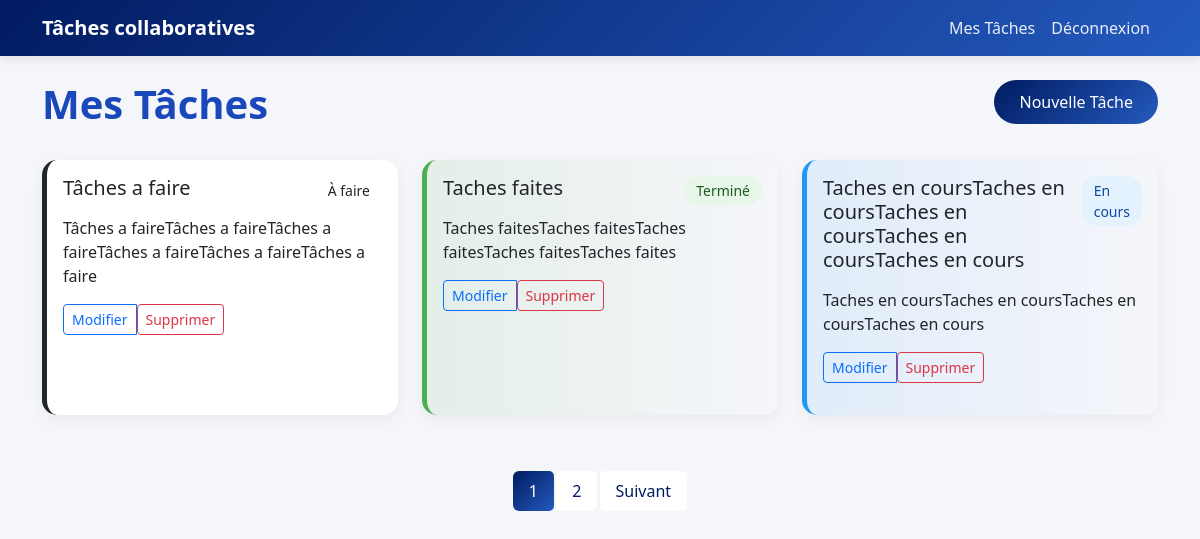
Page /index.php?page=tasks (signed in) on the committed database.
### tables this page shows
CREATE TABLE `tasks` (
  `id` int(11) NOT NULL,
  `title` varchar(255) NOT NULL,
  `description` text DEFAULT NULL,
  `status` enum('À faire','En cours','Terminé') DEFAULT 'À faire',
  `user_id` int(11) NOT NULL,
  `created_at` datetime DEFAULT current_timestamp()
);

### controllers/TaskController.php (called while the page is built, shortened)
<?php
class TaskController
{
    private $task;
    public function __construct()
    {
        $database = new Database();
        $this->db = $database->getConnection();
        $this->task = new Task($this->db);
    }
    public function index()
    {
        $page = isset($_GET['p']) ? (int)$_GET['p'] : 1;
        $result = $this->task->getAllByUser($_SESSION['user_id'], $page);
        require_once '../views/main.php';
        exit;
    }
}

### config/Database.php (called while the page is built, shortened)
<?php
class Database
{
    private $host = "localhost";
    private $port = "8111";
    private $db_name = "taches_collaboratives";
    private $username = "root";
    private $password = "";
    public function getConnection()
    {
        $this->conn = null;
        try {
            $this->conn = new PDO(
                "mysql:host=" . $this->host . ";port=" . $this->port . ";dbname=" . $this->db_name,
                $this->username,
                $this->password
            );
            $this->conn->exec("set names utf8");
            $this->conn->setAttribute(PDO::ATTR_ERRMODE, PDO::ERRMODE_EXCEPTION);
        } catch (PDOException $e) {
            echo "Erreur de connexion : " . $e->getMessage();
        }
        return $this->conn;
    }
}

### models/Task.php (called while the page is built, shortened)
<?php
class Task
{
    private $conn;
    private $tasksPerPage = 3;
    public function __construct($db)
    {
        $this->conn = $db;
    }
    public function getAllByUser($userId, $page = 1)
    {
        $offset = ($page - 1) * $this->tasksPerPage;
        $query = "SELECT * FROM tasks WHERE user_id = :user_id ORDER BY created_at DESC LIMIT :limit OFFSET :offset";
        $getTaskByUserQuery = $this->conn->prepare($query);
        $getTaskByUserQuery->bindParam(":user_id", $userId);
        $getTaskByUserQuery->bindParam(":limit", $this->tasksPerPage, PDO::PARAM_INT);
        $getTaskByUserQuery->bindParam(":offset", $offset, PDO::PARAM_INT);
        $getTaskByUserQuery->execute();
        $countQuery = "SELECT COUNT(*) as total FROM tasks WHERE user_id = :user_id";
        $countStmt = $this->conn->prepare($countQuery);
        $countStmt->bindParam(":user_id", $userId);
        $countStmt->execute();
        $total = $countStmt->fetch(PDO::FETCH_ASSOC)['total'];
        return [
            'tasks' => $getTaskByUserQuery->fetchAll(PDO::FETCH_ASSOC),
            'total' => $total,
            'pages' => ceil($total / $this->tasksPerPage),
            'current_page' => $page
        ];
    }
}

### views/tasks/index.php (the view, shortened to what this page needs)
<div class="row mb-4">
    <div class="col">
        <h1 class="mainTitle">
            Mes Tâches
        </h1>
    </div>
    <div class="col text-end">
        <a href="index.php?page=create-task" class="btn btn-primary">
            Nouvelle Tâche
        </a>
    </div>
</div>
<div class="row">
    <?php if (empty($result['tasks'])): ?>
        <div class="col">
            <div class="alert alert-info">
                Vous n'avez pas encore de tâches.
            </div>
        </div>
    <?php else: ?>
        <?php foreach ($result['tasks'] as $task): ?>
            <div class="col-md-4 mb-4">
                <div class="card h-100 task-card task-status-<?= strtolower(str_replace(' ', '', $task['status'])) ?>">
                    <div class="card-body">
                        <div class="d-flex justify-content-between align-items-start mb-2">
                            <h5 class="card-title"><?= htmlspecialchars($task['title']) ?></h5>
                            <span class="status-badge status-<?= strtolower(str_replace(' ', '', $task['status'])) ?>">
                                <?= htmlspecialchars($task['status']) ?>
                            </span>
                        </div>
                        <p class="card-text"><?= htmlspecialchars($task['description']) ?></p>
                        <div class="mt-3">
                            <div class="btn-group">
                                <a href="index.php?page=edit-task&id=<?= $task['id'] ?>"
                                    class="btn btn-outline-primary btn-sm">
                                    Modifier
                                </a>
                                <form method="POST" action="index.php?page=delete-task" class="d-inline">
                                    <button type="submit"
                                        class="btn btn-outline-danger btn-sm"
                                        onclick="return confirm('Êtes-vous sûr ?')">
                                        Supprimer
                                    </button>
                                </form>
                            </div>
                        </div>
                    </div>
                </div>
            </div>
        <?php endforeach; ?>
    <?php endif; ?>
</div>
<?php if ($result['pages'] > 1): ?>
    <nav aria-label="Navigation des pages">
        <ul class="pagination justify-content-center">
            <?php for ($i = 1; $i <= $result['pages']; $i++): ?>
                <li class="page-item <?= $i == $result['current_page'] ? 'active' : '' ?>">
                    <a class="page-link" href="index.php?page=tasks&p=<?= $i ?>"><?= $i ?></a>
                </li>
            <?php endfor; ?>
            <?php if ($result['current_page'] < $result['pages']): ?>
                <li class="page-item">
                    <a class="page-link" href="index.php?page=tasks&p=<?= $result['current_page'] + 1 ?>">Suivant</a>
                </li>
            <?php endif; ?>
        </ul>
    </nav>
<?php endif; ?>

### public/index.php (shortened to what this page needs)
<?php
require_once '../config/Database.php';
require_once '../models/Task.php';
require_once '../controllers/TaskController.php';
$page = isset($_GET['page']) ? $_GET['page'] : 'home';
$taskController = new TaskController();
switch ($page) {
    case 'tasks':
        $taskController->index();
        exit;
}
require_once '../views/main.php';

### views/main.php (shortened to what this page needs)
<!DOCTYPE html>
<html lang="fr">
<head>
    <link href="https://cdn.jsdelivr.net/npm/bootstrap@5.3.0/dist/css/bootstrap.min.css" rel="stylesheet">
    <link href="css/style.css" rel="stylesheet">
</head>
<body>
    <nav class="navbar navbar-expand-lg navbar-dark mb-4">
        <div class="container">
            <a class="navbar-brand d-flex align-items-center" href="index.php">
                Tâches collaboratives
            </a>
            <?php if (isset($_SESSION['user_id'])): ?>
                <div class="navbar-nav">
                    <a class="nav-link" href="index.php?page=tasks">
                        Mes Tâches
                    </a>
                    <a class="nav-link" href="index.php?page=logout">
                        Déconnexion
                    </a>
                </div>
            <?php endif; ?>
        </div>
    </nav>
    <div class="container">
        <?php require $content; ?>
    </div>
</body>
</html>

### public/css/style.css (style rules this page uses)
body { background-color: #f5f6fa; color: #2c3e50; }
.navbar { background: linear-gradient(135deg, #011b61, #245abe) !important; box-shadow: 0 2px 10px rgba(0,0,0,0.1); }
.card { border: none; border-radius: 15px; box-shadow: 0 5px 15px rgba(0,0,0,0.05); transition: transform 0.3s ease; background-color: #ffffff; }
.btn-primary { background: linear-gradient(135deg, #011b61, #245abe); border: none; border-radius: 25px; padding: 10px 25px; transition: all 0.3s ease; }
.task-card { border-left: 5px solid; margin-bottom: 1rem; }
.task-status-encours { border-left-color: #2196f3; background: linear-gradient(to right, rgba(33, 150, 243, 0.1), transparent); }
.task-status-terminé { border-left-color: #4caf50; background: linear-gradient(to right, rgba(76, 175, 80, 0.1), transparent); }
.status-badge { padding: 0.25rem 0.75rem; border-radius: 15px; font-size: 0.875rem; font-weight: 500; }
.status-encours { background-color: #e3f2fd; color: #0d47a1; }
.status-terminé { background-color: #e8f5e9; color: #1b5e20; }
.nav-link { color: #ffffff !important; opacity: 0.9; }
.navbar-brand { color: #ffffff !important; font-weight: 600; }
.mainTitle { font-size: 2.5rem; font-weight: 600; color: #1a47ba; }
.pagination { margin-top: 2rem; }
.page-link { color: #011b61; border: none; padding: 0.5rem 1rem; margin: 0 0.2rem; border-radius: 5px; }
.page-item.active .page-link { background: linear-gradient(135deg, #011b61, #245abe); border: none; }

### rows in the picture
tasks: title "Tâches a faire", status "À faire", description "Tâches a faireTâches a faireTâches a faireTâches a faireTâches a faireTâches a faire"
tasks: title "Taches faites", status "Terminé", description "Taches faitesTaches faitesTaches faitesTaches faitesTaches faites"
tasks: title "Taches en coursTaches en coursTaches en coursTaches en coursTaches en cours", status "En cours", description "Taches en coursTaches en coursTaches en coursTaches en cours"
